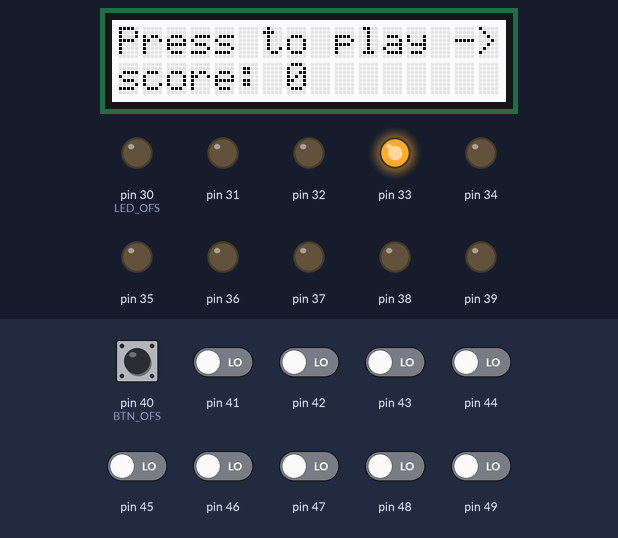
Recording of a sketch running on a simulated Arduino Mega 2560, built with avr-gcc and run on an emulated ATmega2560. Shown: 16×2 character LCD, output pins drawn as LEDs (lit = HIGH). The inputs (shaded band) are chosen by the test bench; at power-on: pin 40 (BTN_OFS), pin 41–49 LOW. Random numbers use the default seed unless the sketch sets one.

Above: at 1.2 s.
1.3 s: pin 43 driven HIGH
At 1.7 s:
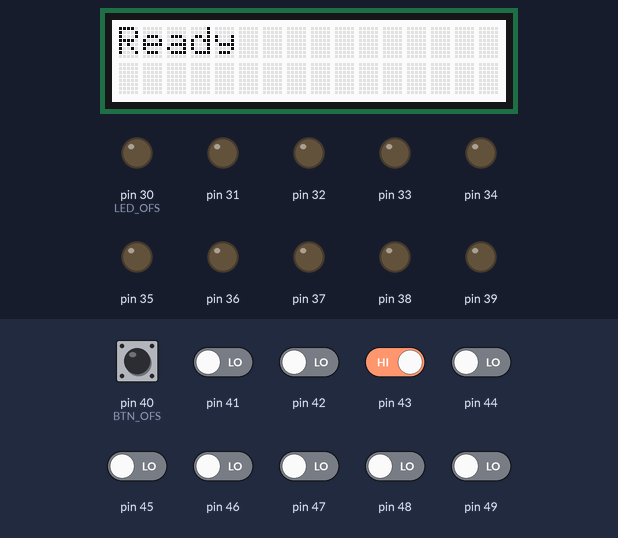
4.3 s: pin 43 driven LOW
7.3 s: pin 40 (BTN_OFS) pulled HIGH for 0.15 s
At 7.8 s:
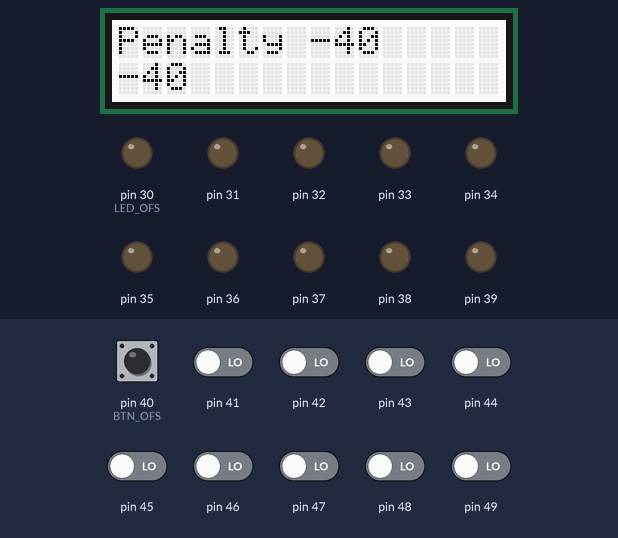
10.4 s: pin 44 driven HIGH
At 11.0 s:
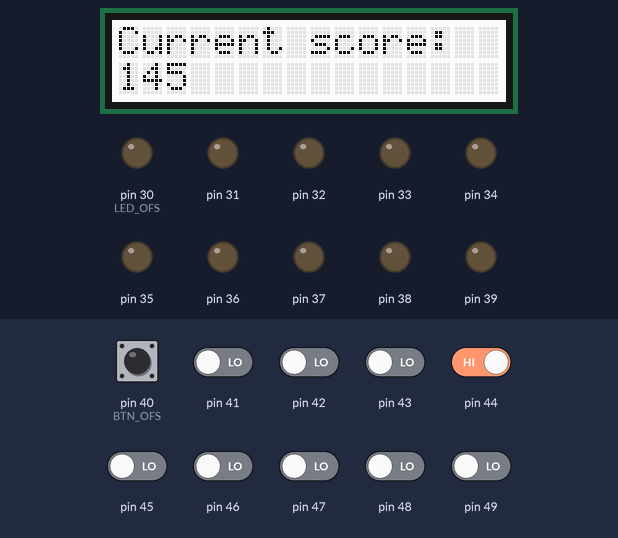
12.9 s: pin 44 driven LOW
At 15.3 s:
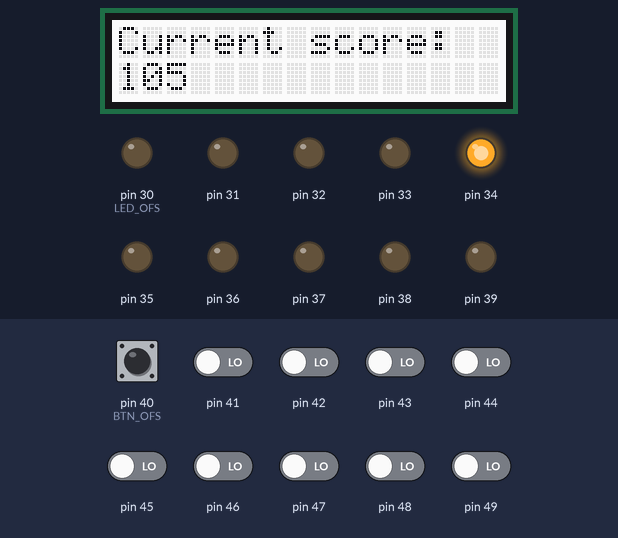
15.9 s: pin 44 driven HIGH
At 18.3 s:
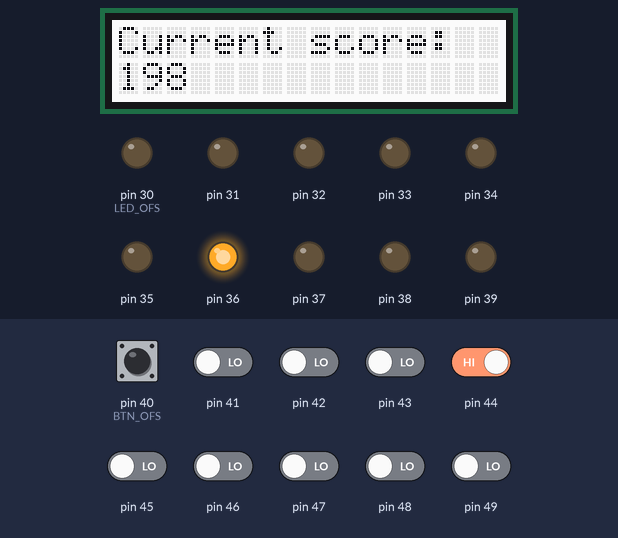
Timing chart, 0 to 19.4 s (numbered marks = the images above; inputs shaded):
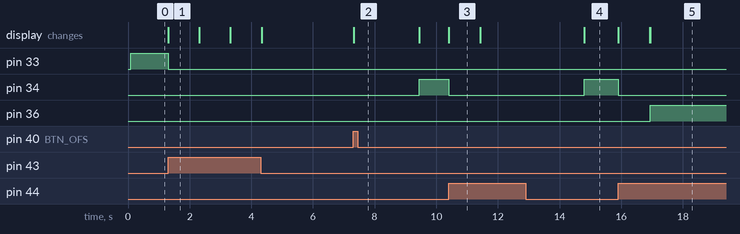

The sketch:

mole_game.ino
```cpp
//Mole game for arduino mega with 10 lightup buttons

#include <Wire.h>
#include <rgb_lcd.h>

rgb_lcd lcd;

/*
 * OFS stands for offset
 * It means that 40 to 49 are the pins
 * that take the button input.
 * And 30 to 39 are the pins used to control
 * the leds
 * AMT stands for the amount of buttons
 * RSG_D is: ready set go delay
 */
#define LED_OFS 30
#define BTN_OFS 40
#define AMT 10
#define RSG_D 1000

#define SCORE_SHOW_DELAY 4000
#define PLAYS 5
#define POINT_TIME 1500
#define MAX_SINGLE_SCORE 500
#define PENALTY 40

void setup() {
  lcd.begin(16, 2);
  for (int i = 0; i < AMT; ++i) {
    pinMode(LED_OFS + i, OUTPUT);
    pinMode(BTN_OFS + i, INPUT);
    digitalWrite(LED_OFS + i, LOW);
  }
  randomSeed(analogRead(0));
}

int prevScore = 0;
void loop() {
  lcd.clear();
  lcd.setCursor(0, 0);
  lcd.print("Press to play ->");
  lcd.setCursor(0, 1);
  lcd.print("score: ");
  lcd.print(prevScore);
  digitalWrite(LED_OFS + 3, HIGH);
  while (true) {
    if (digitalRead(BTN_OFS + 3) == HIGH) {
      break;
    }
  }
  digitalWrite(LED_OFS + 3, LOW);
  lcd.clear();
  lcd.setCursor(0, 0);
  lcd.print("Ready");
  delay(RSG_D);
  lcd.clear();
  lcd.setCursor(0, 0);
  lcd.print("Set");
  delay(RSG_D);
  lcd.clear();
  lcd.setCursor(0, 0);
  lcd.print("GO!!!");
  delay(RSG_D);
  lcd.clear();
  lcd.setCursor(0, 0);
  lcd.print("Current score:");
  int score = 0;
  for (int i = 0; i < PLAYS; ++i) {
    lcd.setCursor(0, 1);
    lcd.print(score);
    int btn = random(0, AMT);
    delay(1000);
    int theDel = random(0, 20) * 100;
    bool penaltyGiven = false;
    for (int i = 0; i <= theDel; ++i) {
      for (int cBtn = 0; cBtn < AMT; ++cBtn) {
        if (digitalRead(BTN_OFS + cBtn) == HIGH) {
          if (!penaltyGiven) {
            score -= PENALTY;
            lcd.clear();
            lcd.setCursor(0, 0);
            lcd.print("Penalty -");
            lcd.print(PENALTY);
            lcd.setCursor(0, 1);
            lcd.print(score);
            penaltyGiven = true;
          }
          i = 0;
        }
      }
      delay(1);
    }
    lcd.setCursor(0, 0);
    lcd.print("Current score:");
    digitalWrite(LED_OFS + btn, HIGH);
    unsigned long start = millis();
    while (true) {
      if (digitalRead(BTN_OFS + btn) == HIGH) {
        int diff = millis() - start;
        digitalWrite(LED_OFS + btn, LOW);
        if (diff < POINT_TIME) {
          score += MAX_SINGLE_SCORE * (1.0 - (float)diff / POINT_TIME);
        }
        lcd.setCursor(0, 1);
        lcd.print(score);
        break;
      }
    }
  }
  lcd.clear();
  lcd.setCursor(0, 0);
  lcd.print("Game over");
  lcd.setCursor(0, 1);
  lcd.print("score: ");
  lcd.print(score);
  delay(SCORE_SHOW_DELAY);
  prevScore = score;
}
```

Measured:
- after the input at 1.3 s, pin 33: HIGH → LOW at once; the display: changes at once (image 1)
- after the input at 7.3 s, the display: changes at once (image 2)
- after the input at 10.4 s, pin 34: HIGH → LOW at once; the display: changes at once (image 3)
- after the input at 12.9 s, pin 34: LOW → HIGH after 1.9 s; the display: changes after 1.9 s (image 4)
- after the input at 15.9 s, pin 34: HIGH → LOW at once; pin 36: LOW → HIGH after 1.0 s; the display: first changes at once (image 5 shows a later state)
- what the display in image 1 shows lasts 1.0 s, from 1.3 s to 2.3 s
